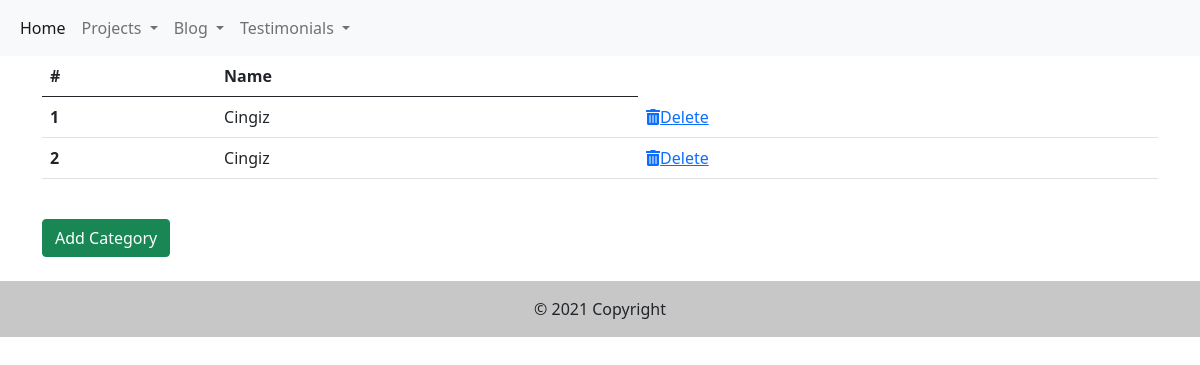
The app's page /admin/pro-cat-list with its own data.
### app.py (models this page shows)
class ProCategory(db.Model):
    __tablename__ = 'procategory'
    id = db.Column(db.Integer, primary_key=True)
    name = db.Column(db.String(50), nullable=False)
    category = db.relationship(Project, backref='procategories', lazy=True, cascade='all, delete')

### app.py (the view)
@app.route('/admin/pro-cat-list')
def pro_cat_list():
    pro_category = ProCategory.query.all()
    return render_template('admin/pro-cat-list.html', pro_category=pro_category)

### templates/admin/pro-cat-list.html (shortened to what this page needs)
{% extends 'admin/base.html' %}
{% block content %}
<div class="container">
    <div class="row ">
        <div class="col">
            <table class="table">
                <thead>
                    <tr>
                        <th scope="col">#</th>
                        <th scope="col">Name</th>
                    </tr>
                </thead>
                <tbody>
                    {% for category in pro_category %}
                    <tr>
                        <th scope="row">{{category.id}}</th>
                        <td>{{category.name}}</td>
                        <td><a href="{{url_for('pro_cat_delete', id=category.id)}}" onclick="return confirm('Are You Sure To Delete ?')"><i class="fas fa-trash-alt"></i>Delete</a></td>
                    </tr>
                    {% endfor %}
                </tbody>
            </table>
            <br>
            <a href="{{url_for('pro_cat_add')}}" class="btn btn-success ml-5">Add Category</a>
            <br><br>
        </div>
    </div>
</div>
{% endblock %}

### records on screen
ProCategory: id "1", name "Cingiz"
ProCategory: id "2", name "Cingiz"
